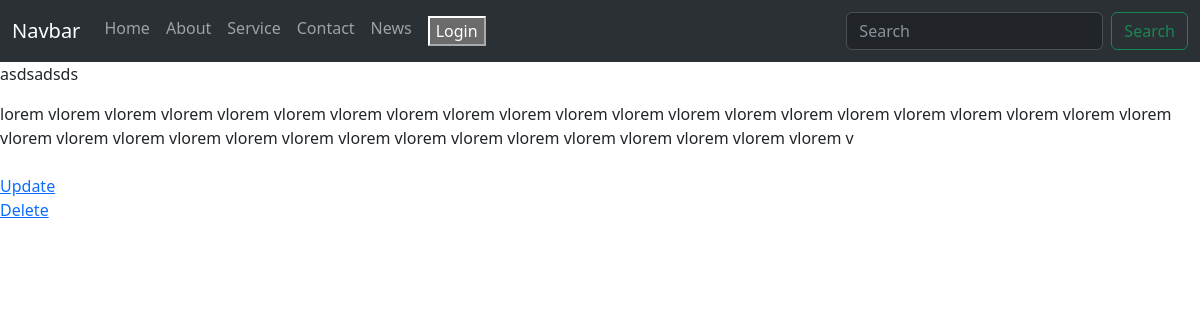
Screenshot of /news/4/ with the database file from the repository.
### everestapp/models.py (models this page shows, shortened)
class TimeStamp(models.Model):
  created_at=models.DateTimeField(auto_now_add=True)
  updated_at=models.DateTimeField(auto_now=True,null=True,blank=True)
  class Meta:
    abstract=True

class News(TimeStamp):
  title = models.CharField(max_length=200)
  category= models.ForeignKey(Category,on_delete=models.CASCADE, related_name='allnews')
  content=models.TextField(null=True,blank=True)
  image=models.ImageField(upload_to='news/',null=True,blank=True)
  author =models.ForeignKey(User,on_delete=models.CASCADE)
  viewed=models.PositiveIntegerField(default=1)

### everestapp/views.py (the view)
# urls.py: path("news/<int:pk>/",ClientNewsDetailView.as_view(),name="clientnewsdetail"),
class ClientNewsDetailView(DetailView):
  template_name="clientnewsdetail.html"
  model= News
  context_object_name ="newsdetails"

### templates/clientnewsdetail.html
{% extends 'clientbase.html'%}
{%block main%}
<p>{{newsdetails.title}}
</p>
{{newsdetails.content|safe}}
<br>
<br>
<a href="/news/create/{{newsdetails.id}}/">Update</a>
<br>
<a href="/news/delete/{{newsdetails.id}}/">Delete</a>
{%endblock%}

### rows the page displays
News: title "asdsadsds", content "lorem vlorem vlorem vlorem vlorem vlorem vlorem vlorem vlorem vlorem vlorem vlorem vlorem vlorem vlorem vlorem vlorem vlorem vlorem vlorem vlorem vlorem vlorem vlorem vlorem vlorem vlorem vlorem vlorem vlorem vlorem vlorem vlorem vlorem vlorem vlorem v"
